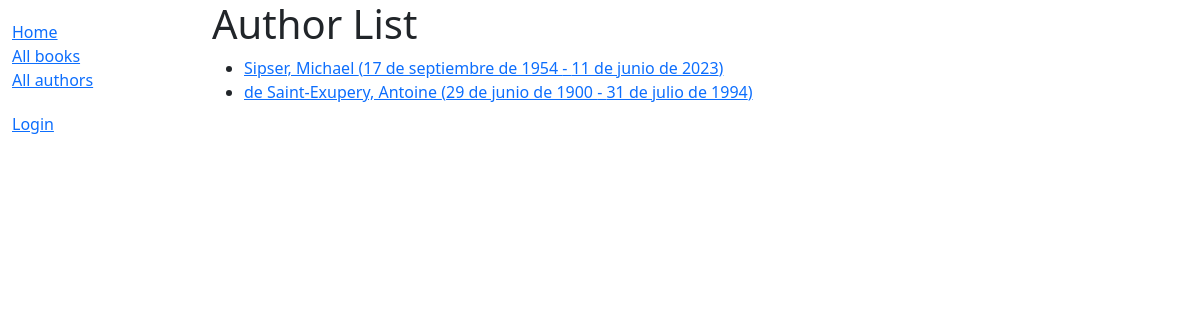
The app's page /catalog/authors/, older data.
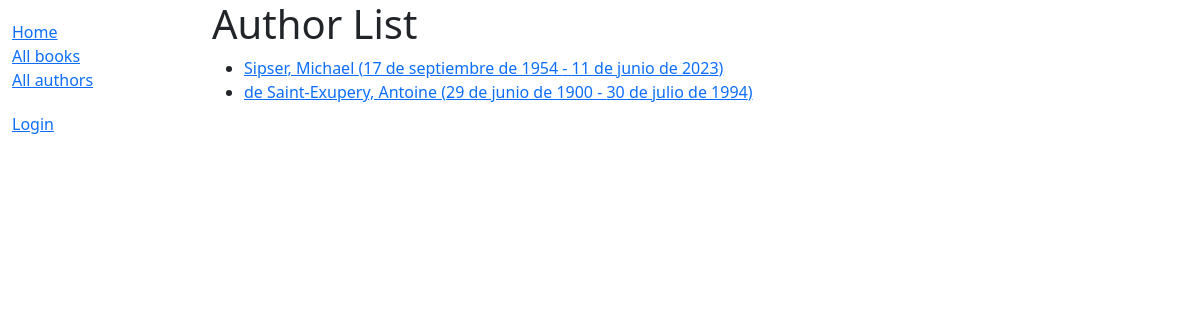
The same page, newer data.
### catalog/models.py (models this page shows)
class Author(models.Model):
    first_name = models.CharField(max_length=100)
    last_name = models.CharField(max_length=100)
    date_of_birth = models.DateField(null=True, blank=True)
    date_of_death = models.DateField('died', null=True, blank=True)
    class Meta:
        ordering = ['last_name', 'first_name']
    def get_absolute_url(self):
        return reverse('author-detail', args=[str(self.id)])
    def __str__(self):
        return '{0}, {1}'.format(self.last_name, self.first_name)

### catalog/views.py (the view)
# urls.py: path('authors/', views.AuthorListView.as_view(), name='authors'),
class AuthorListView(generic.ListView):
    model = Author
    paginate_by = 10

### catalog/templates/catalog/author_list.html
{% extends "base_generic.html" %}
{% block content %}
<h1>Author List</h1>
{% if author_list %}
  <ul>
  {% for author in author_list %}
    <li>
      <a href="{{ author.get_absolute_url }}">
      {{ author }} ({{author.date_of_birth}} - {% if author.date_of_death %}{{author.date_of_death}}{% endif %})
      </a>
    </li>
  {% endfor %}
 </ul>
{% else %}
  <p>There are no authors available.</p>
{% endif %}
{% endblock %}

Row changes from the older to the newer data that the page shows:
changed Author "de Saint-Exupery, Antoine": date_of_death "31 de julio de 1994" → "30 de julio de 1994"
